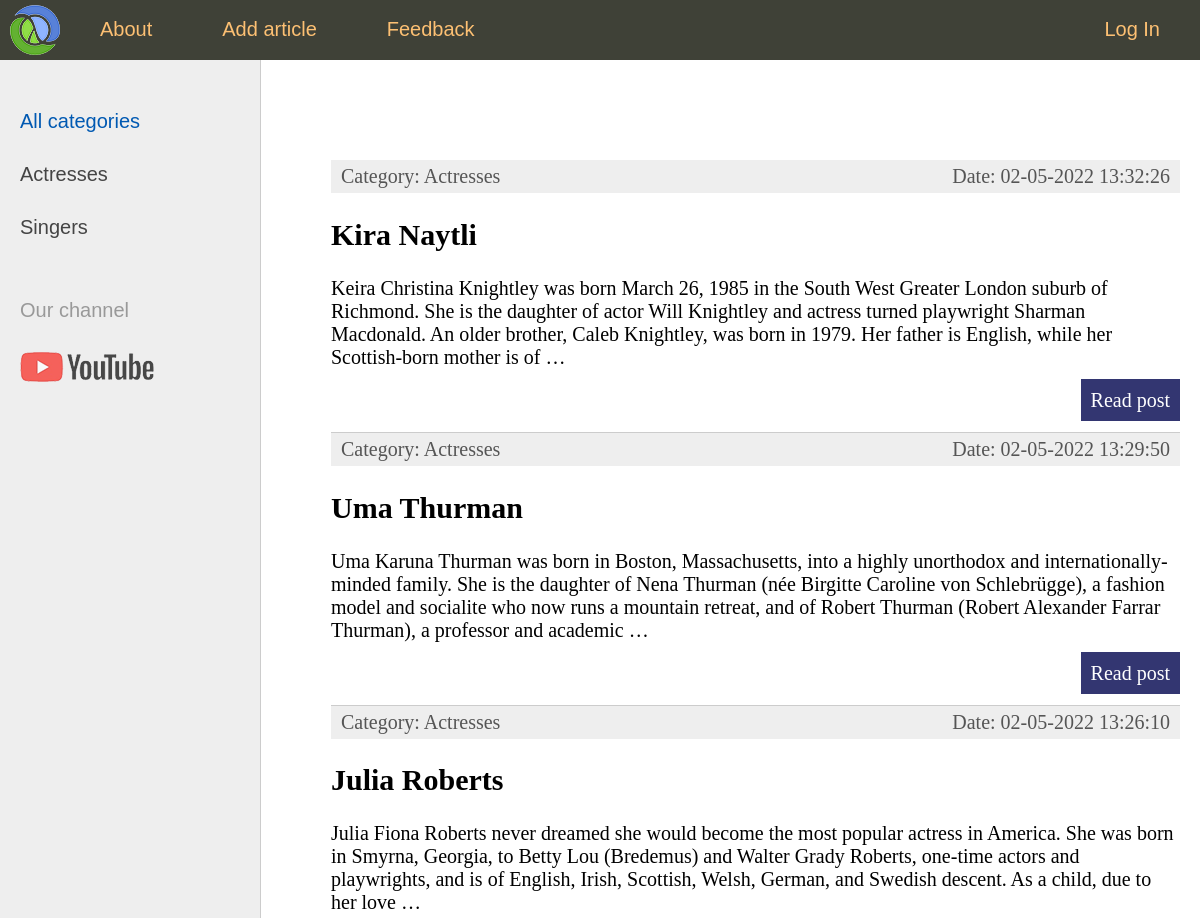
Before: / (upper part) with the older database file.
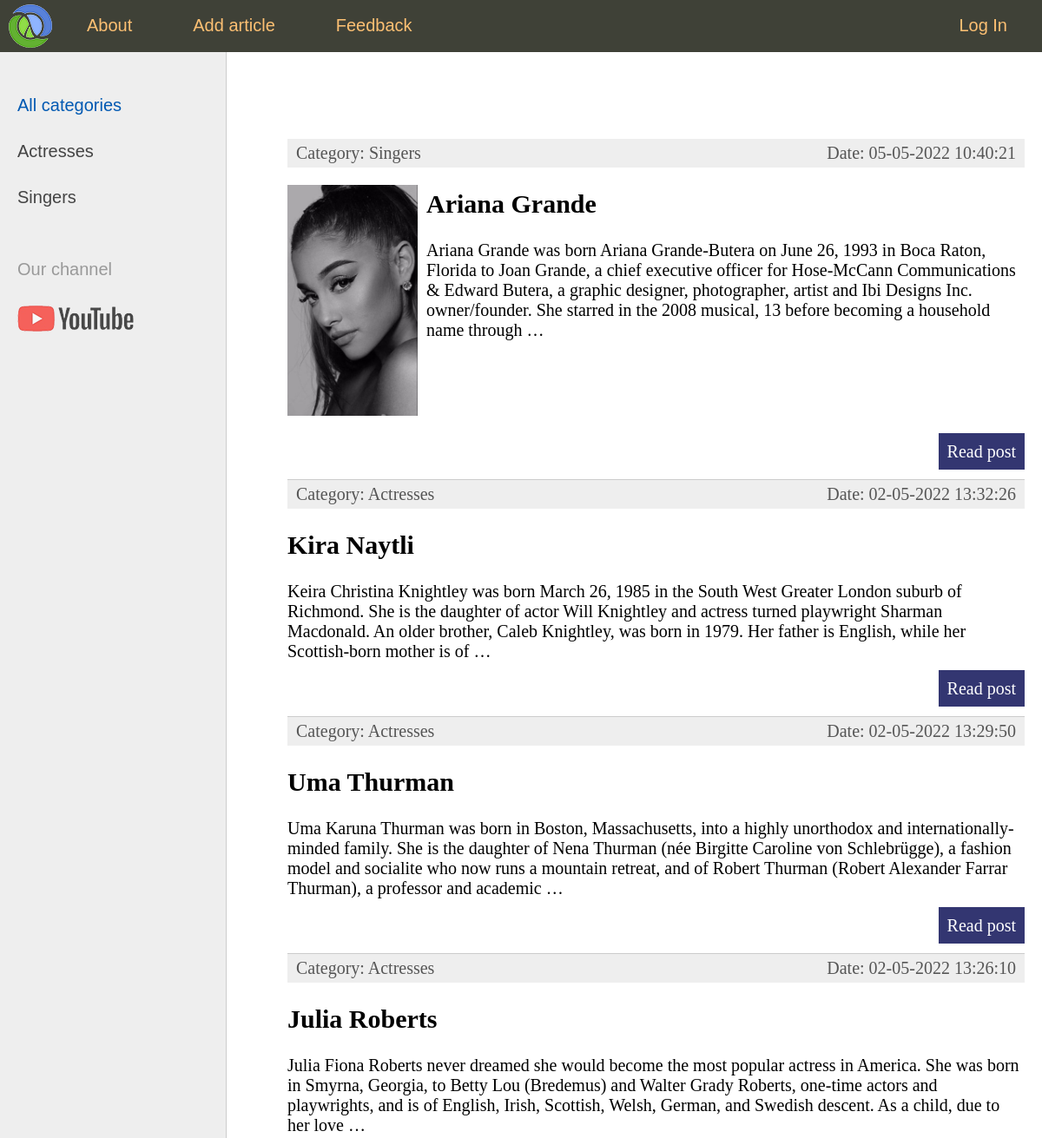
After: the same page with the newer database file.
### women/models.py (models this page shows, shortened)
class Category(models.Model):
    name = models.CharField(max_length=100, db_index=True, verbose_name='Category')
    def __str__(self):
        return self.name
    def get_absolute_url(self):
        return reverse('category', kwargs={'cat_id': self.pk})
    class Meta:
        verbose_name = 'Category'
        verbose_name_plural = 'Categories'
        ordering = ['id']

class Women(models.Model):
    title = models.CharField(max_length=255)
    content = models.TextField(blank=True)
    photo = models.ImageField(upload_to="photos/%Y/%m/%d/")
    time_create = models.DateTimeField(auto_now_add=True)
    time_update = models.DateTimeField(auto_now=True)
    is_published = models.BooleanField(default=True)
    cat = models.ForeignKey('Category', on_delete=models.PROTECT, null=True)
    def get_absolute_url(self):
        return reverse('post', kwargs={'post_id': self.pk})
    class Meta:
        verbose_name = 'Famous women'
        verbose_name_plural = 'Famous women'
        ordering = ['-time_create', 'title']

### women/views.py (the view)
# urls.py: path('', index, name='home'),    # http://127.0.0.1:8000/
def index(request):
    posts = Women.objects.all()
    cats = Category.objects.all()
    send_parameters = {
        'posts': posts,
        'cats': cats,
        'menu': menu,
        'title': 'Main page',
        'cat_selected': 0
    }
    return render(request, 'women/index.html', context=send_parameters)

### women/templates/women/index.html (shortened to what this page needs)
{% extends 'women/base.html' %}
{% block content %}
<ul class="list-articles">
	{% for post in posts %}
			<li><div class="article-panel">
	<p class="first">Category: {{ post.cat }}</p>
	<p class="last">Date: {{ post.time_update | date:"d-m-Y H:i:s" }}</p>
</div>
{% if post.photo %}
	<p><img class="img-article-left thumb" src="{{ post.photo.url }}"></p>
{% endif %}
				<h2>{{post.title}}</h2>
	{% autoescape on %}
	{{ post.content | linebreaks | truncatewords:50 }}
	{% endautoescape %}
			<p class="link-read-post"><a href="{{ post.get_absolute_url }}">Read post</a></p>
			</li>
	{% endfor %}
</ul>
{% endblock %}

### women/templates/women/base.html (shortened to what this page needs)
{% load static %}
<!DOCTYPE html>
<html>
<head>
	<link type="text/css" href="{% static 'women/css/styles.css' %}" rel="stylesheet" />
</head>
<body>
<table class="table-page" border=0 cellpadding="0" cellspacing="0">
<tr><td valign=top>
{% block mainmenu %}
		<div class="header">
			<ul id="mainmenu" class="mainmenu">
			<li class="logo"><a href="{% url 'home' %}"><div class="logo"></div></a></li>
{% for m in menu %}
	{% if not forloop.last %}
			<li><a href="{% url m.url_name %}">{{m.title}}</a></li>
	{% else %}
			<li class="last"><a href="{% url m.url_name %}">{{m.title}}</a></li>
	{% endif %}
{% endfor %}
			</ul>
		</div>
{% endblock mainmenu %}
<table class="table-content" border=0 cellpadding="0" cellspacing="0">
<tr>
	<td valign="top" class="left-chapters">
	<ul id="leftchapters">
{% if cat_selected == 0 %}
		<li class="selected">All categories</li>
{% else %}
		<li><a href="{% url 'home' %}">All categories</a></li>
{% endif %}
{% for cat in cats %}
	{% if cat.pk == cat_selected %}
		<li class="selected">{{cat.name}}</li>
	{% else %}
		<li><a href="{{ cat.get_absolute_url }}">{{cat.name}}</a></li>
	{% endif %}
{% endfor %}
		<li class="share">
		<p>Our channel</p>
		<a class="share-yt" href="https://www.youtube.com/watch?v=dQw4w9WgXcQ&ab_channel=RickAstley" target="_blank" rel="nofollow"></a>
		</li>
	</ul>
</td>
<td valign="top" class="content">
	<div class="content-text">
{% block content %}
{% endblock %}
	</div>
</td></tr></table>
</td></tr>
</table>
</body>
</html>

Changed rows visible on the page:
added Women: cat "Singers", time_update "05-05-2022 10:40:21", photo (picture), title "Ariana Grande", content "Ariana Grande was born Ariana Grande-Butera on June 26, 1993 in Boca Raton, Florida to Joan Grande, a chief executive officer for Hose-McCann Communications & Edward Butera, a graphic designer, photographer, artist and Ibi Designs Inc. owner/founder. She starred in the 2008 musical, 13 before becoming a household name through …"
